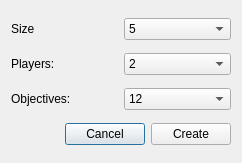
<?xml version="1.0" encoding="UTF-8"?>
<ui version="4.0">
 <class>NewGameDialog</class>
 <widget class="QDialog" name="NewGameDialog">
  <property name="windowModality">
   <enum>Qt::ApplicationModal</enum>
  </property>
  <property name="geometry">
   <rect>
    <x>0</x>
    <y>0</y>
    <width>242</width>
    <height>163</height>
   </rect>
  </property>
  <property name="sizePolicy">
   <sizepolicy hsizetype="Fixed" vsizetype="Fixed">
    <horstretch>0</horstretch>
    <verstretch>0</verstretch>
   </sizepolicy>
  </property>
  <property name="windowTitle">
   <string>New Game</string>
  </property>
  <layout class="QVBoxLayout" name="verticalLayout_2">
   <item>
    <layout class="QHBoxLayout" name="horizontalLayout_4">
     <item>
      <widget class="QLabel" name="ngdLblSize">
       <property name="text">
        <string>Size</string>
       </property>
       <property name="buddy">
        <cstring>ngdCbSize</cstring>
       </property>
      </widget>
     </item>
     <item>
      <widget class="QComboBox" name="ngdCbSize">
       <item>
        <property name="text">
         <string>5</string>
        </property>
       </item>
       <item>
        <property name="text">
         <string>7</string>
        </property>
       </item>
       <item>
        <property name="text">
         <string>9</string>
        </property>
       </item>
       <item>
        <property name="text">
         <string>11</string>
        </property>
       </item>
      </widget>
     </item>
    </layout>
   </item>
   <item>
    <layout class="QHBoxLayout" name="horizontalLayout">
     <item>
      <widget class="QLabel" name="ngdLblPlayers">
       <property name="text">
        <string>Players:</string>
       </property>
      </widget>
     </item>
     <item>
      <widget class="QComboBox" name="ngdCbPlayers">
       <item>
        <property name="text">
         <string>2</string>
        </property>
       </item>
       <item>
        <property name="text">
         <string>4</string>
        </property>
       </item>
      </widget>
     </item>
    </layout>
   </item>
   <item>
    <layout class="QHBoxLayout" name="horizontalLayout_3">
     <item>
      <widget class="QLabel" name="ngdLblObj">
       <property name="text">
        <string>Objectives:</string>
       </property>
      </widget>
     </item>
     <item>
      <widget class="QComboBox" name="ngdCbObj">
       <item>
        <property name="text">
         <string>12</string>
        </property>
       </item>
       <item>
        <property name="text">
         <string>24</string>
        </property>
       </item>
      </widget>
     </item>
    </layout>
   </item>
   <item>
    <layout class="QHBoxLayout" name="horizontalLayout_2">
     <item>
      <spacer name="horizontalSpacer">
       <property name="orientation">
        <enum>Qt::Horizontal</enum>
       </property>
       <property name="sizeHint" stdset="0">
        <size>
         <width>40</width>
         <height>20</height>
        </size>
       </property>
      </spacer>
     </item>
     <item>
      <widget class="QPushButton" name="ngdBtnCancel">
       <property name="sizePolicy">
        <sizepolicy hsizetype="Fixed" vsizetype="Fixed">
         <horstretch>0</horstretch>
         <verstretch>0</verstretch>
        </sizepolicy>
       </property>
       <property name="text">
        <string>Cancel</string>
       </property>
      </widget>
     </item>
     <item>
      <widget class="QPushButton" name="ngdBtnCreate">
       <property name="enabled">
        <bool>true</bool>
       </property>
       <property name="sizePolicy">
        <sizepolicy hsizetype="Fixed" vsizetype="Fixed">
         <horstretch>0</horstretch>
         <verstretch>0</verstretch>
        </sizepolicy>
       </property>
       <property name="text">
        <string>Create</string>
       </property>
      </widget>
     </item>
    </layout>
   </item>
  </layout>
 </widget>
 <resources/>
 <connections>
  <connection>
   <sender>ngdBtnCancel</sender>
   <signal>clicked()</signal>
   <receiver>NewGameDialog</receiver>
   <slot>reject()</slot>
   <hints>
    <hint type="sourcelabel">
     <x>100</x>
     <y>77</y>
    </hint>
    <hint type="destinationlabel">
     <x>200</x>
     <y>65</y>
    </hint>
   </hints>
  </connection>
 </connections>
</ui>
